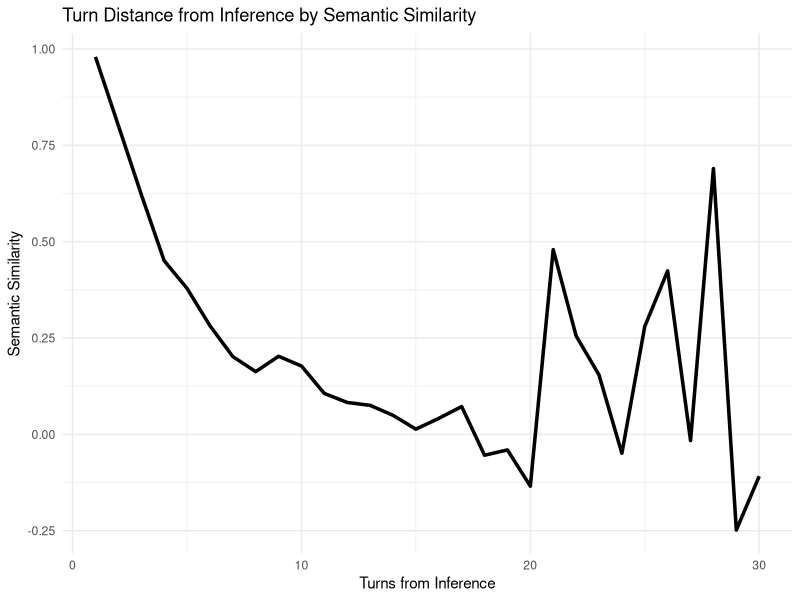

Source code (R):
## ---- chunk 1
knitr::opts_chunk$set(echo = TRUE)
library(tidyverse)
library(purrr)
## ---- chunk 2
metadata <- tibble(
  study = c("new_moms", "deception_detection", "karyn_diss", "murat_rep", 
             "mideast_men", "stem", "barter", "double_empathy"),
  targets = c(20, 95, 212, 200, 
              9, 59, 310, 8),
  perceivers = c(60, 95, 212, 200,
                 326, 121, 310, 100),
  videos = c(20, 95, 318, 300,
             9, 121, 155, 8),
  paradigm = c("ss", "di", "di", "di",
               "ss", "di", "di", "ss") %>% 
    factor(levels = c("ss", "di"), labels = c("Standard Stimulus", 
           "Dyadic Interaction")),
  inference_schedule = c("Variable", "Variable", "Set", "Set",
                         "Variable", "Set", "Variable", "Set") %>% 
    as.factor()
) 
vrm <- c("Disclosure", "Edification", "Advisement", "Confirmation", "Question", "Acknowledgment", "Interpretation", "Reflection")
## ---- chunk 3
generate_random_number <- function(mean = 8, sd = 3, min = 3, max = 19, digits = 0) {
  random_number <- NA
  while (is.na(random_number) || random_number < min || random_number > max) {
    random_number <- round(rnorm(1, mean = mean, sd = sd), digits)
  }
  return(random_number)
}

multiply_out <- function(df, n_column, column_name) {
  df_expanded <- df %>%
    rowwise() %>%
    mutate(!!column_name := list(seq_len(!!sym(n_column)))) %>%
    unnest(cols = !!sym(column_name))
  
  return(df_expanded)
}
## ---- chunk 4
SimulateStudy <- function(study_name, paradigm, seed = 123, n_perceivers = 1, n_videos_per_perceiver = 1){
  set.seed(seed)
  # Filter for current study
  study_data <- metadata %>% 
    filter(study == study_name) 

  # Simulate number of chapters within each video
  df = tibble(
    name = paste0(study_name, "_", 1:study_data$videos),
    n_video = 1:study_data$videos,
    n_chapter = NA
  )
  for(i in seq_len(study_data$videos)){
    df$n_chapter[i] <- generate_random_number()
  }
  df <- multiply_out(df, n_column = "n_chapter", column_name = "chapter")
 
   # Simulate number of turns within each chapter
  for(i in seq_len(study_data$videos)){
    df$n_turns[i] <- generate_random_number(mean = 11, sd = 6, 
                                           min = 4, max = 40)
  }
  df <- multiply_out(df, n_column = "n_turns", column_name = "turn")
  
  # STIMULUS LEVEL VARIABLES
  df <- df %>% 
    group_by(name, chapter) %>% 
    mutate(
      chapter_length = generate_random_number(mean = 45, sd = 6, 
                                              min = 18, max = 120,
                                              digits = 3),
      turn_length = {raw_turn_lengths <- runif(n(), min = 4, max = 40)
                     scaled_turn_lengths <- raw_turn_lengths / sum(raw_turn_lengths) *
                      chapter_length
                     round(scaled_turn_lengths, 3)
                    },
      start_time = cumsum(lag(turn_length, default = 0)),
      end_time = cumsum(turn_length),
      turns_from_inference = n() - row_number() + 1,
      turn_percent_through_chapter = (row_number() / n()) * 100,
      time_percent_through_chapter = end_time/chapter_length * 100,
      speaker = ifelse(rep(sample(c(TRUE, FALSE), 1), n()), 
                         rep(c("Partner", "Target"), length.out = n()), 
                         rep(c("Target", "Partner"), length.out = n())) %>% 
        factor(),
      sem_sim = {
        # Base random number in range -1 to 1
        base_random <- runif(n(), min = -1.00, max = 1.00)
        # Adjust variability using a quadratic function of turn_percent_through_chapter
        weight <- ((turn_percent_through_chapter-1) / 100)^2  # Quadratic scaling
        # Combine with base_random and ensure values are bounded between -1 and 1
        sem_sim_raw <- base_random * (1 - weight) + 1 * weight
        pmin(pmax(sem_sim_raw, -1.00), 1.00)
      },
      cog_processing_language = (sem_sim + 2 + runif(n(), min = -0.8, max = 0.8)) * 5,
      memory_language = (sem_sim + 2 + runif(n(), min = -0.8, max = 0.8)) * 5,
      emo_anxious_language = (sem_sim + 2 + runif(n(), min = -0.8, max = 0.8)) * 5,
      emo_sad_language = (sem_sim + 2 + runif(n(), min = -0.8, max = 0.8)) * 5,
      emo_anger_language = (sem_sim + 2 + runif(n(), min = -0.8, max = 0.8)) * 5,
      certain_language = (sem_sim + 2 + runif(n(), min = -0.8, max = 0.8)) * 5,
      self_ref_language = (sem_sim + 2 + runif(n(), min = -0.8, max = 0.8)) * 5,
      curious_language = (sem_sim + 2 + runif(n(), min = -0.8, max = 0.8)) * 5,
      vrm = sample(vrm, n(), replace = TRUE)
    )
 
  
   # PARTICIPANT-LEVEL VARIABLES
  if(paradigm == "DI"){
    df <- df %>% 
      mutate(
        target = paste0(name, "_target_", n_video),
        perceiver = paste0(name, "_perceiver_", n_video),
        partner = paste0(name, "_partner_", n_video),
        paradigm = "Dyadic Interaction"
      )
  } else if (paradigm == "SS"){
    # have to double-up on the naming because nesting removes the grouping column
    df <- df %>% 
      mutate(
        name2 = name
      )
    df_list <- df %>% 
      group_by(name) %>% 
      nest() 

    out_list <- list()
    
    for(i in seq_len(n_perceivers)){
      df_i <- sample(df_list$data, n_videos_per_perceiver) %>% 
          bind_rows()
      df_i <- df_i %>% 
        mutate(
          target = paste0(name2, "_target_", n_video),
          perceiver = paste0(name2, "_perceiver_", i),
          partner = paste0(name2, "_partner_", n_video),
          paradigm = "Standard Stimulus"
      )
      out_list[[i]] <- df_i
    }
    df <- bind_rows(out_list)
    df$name <- df$name2
    df <- df %>% 
      select(-name2)
  }
  return(df)
}
## ---- chunk 5
df <- list(
           stem = SimulateStudy("stem", paradigm = "DI"),
           barter = SimulateStudy("barter", paradigm = "DI"),
           deception_detection = SimulateStudy("deception_detection", paradigm = "DI"),
           new_moms = SimulateStudy("new_moms", 
                                    paradigm = "SS", 
                                    n_perceivers = 3, 
                                    n_videos_per_perceiver = 3),
           karyn_diss = SimulateStudy("karyn_diss", 
                                      paradigm = "SS", 
                                      n_perceivers = 212, 
                                      n_videos_per_perceiver = 3),
           murat_rep = SimulateStudy("karyn_diss", 
                                     paradigm = "SS", 
                                     n_perceivers = 200, 
                                     n_videos_per_perceiver = 3),
           mideast_men = SimulateStudy("mideast_men", 
                                       paradigm = "SS",
                                       n_perceivers = 326, 
                                       n_videos_per_perceiver = 4),
           double_empathy = SimulateStudy("double_empathy", 
                                          paradigm = "SS",
                                          n_perceivers = 100, 
                                          n_videos_per_perceiver = 4)
          ) %>% 
  bind_rows() %>% 
  ungroup()

df <- df %>% 
  mutate(across(where(is.character), factor))
## ---- chunk 6
avg_data <- df %>%
  group_by(turns_from_inference) %>%
  summarize(sem_sim = mean(sem_sim), .groups = "drop")

ggplot(df, aes(x = turns_from_inference, y = sem_sim)) +
  # Individual perceiver lines
  # geom_line(aes(group = perceiver), alpha = 0.8) +
  # Average line
  geom_line(data = avg_data, aes(group = 1), color = "black", size = 1.2) +
  # Labels and theme
  labs(
    title = "Turn Distance from Inference by Semantic Similarity",
    x = "Turns from Inference",
    y = "Semantic Similarity",
    color = "Perceiver"
  ) +
  theme_minimal()
